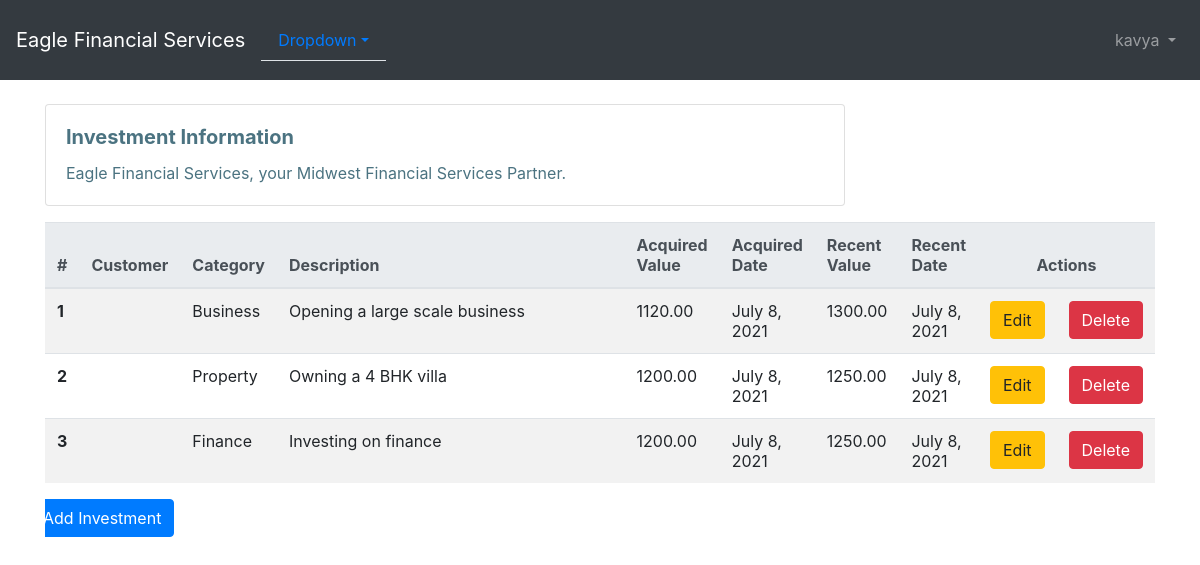
Screenshot of /investment_list/ (signed in) with the database file from the repository.
### efsusers/models.py (models this page shows, shortened)
class CustomUser(AbstractUser):
    first_name = models.CharField(max_length=20)
    last_name = models.CharField(max_length=20)
    email = models.EmailField(max_length=25)
    is_customer = models.BooleanField('customer', default=True)
    is_FinancialAdvisor = models.BooleanField('FinancialAdvisor', default=False,
                                              help_text='check it if you want to sign up as Financial Advisor')

### portfolio/models.py (models this page shows, shortened)
class Investment(models.Model):
    customer = models.ForeignKey(Customer, on_delete=models.CASCADE, related_name='investments')
    category = models.CharField(max_length=50)
    description = models.CharField(max_length=200)
    acquired_value = models.DecimalField(max_digits=10, decimal_places=2)
    acquired_date = models.DateField(default=timezone.now)
    recent_value = models.DecimalField(max_digits=10, decimal_places=2)
    recent_date = models.DateField(default=timezone.now, blank=True, null=True)

### portfolio/views.py (the view)
# urls.py: path('investment_list/', views.investment_list, name = 'investment_list'),
@login_required
def investment_list(request):
    investment = Investment.objects.all()
    return render(request, 'portfolio/investment_list.html', {'investment': investment})

### portfolio/templates/portfolio/investment_list.html (shortened to what this page needs)
{% extends 'portfolio/base.html' %}
{% block content %}
  <div class="card mb-3"style="max-width: 50rem;color:#4B7381;">
  <div class="card-body">
    <h5 class="card-title"><b>Investment Information</b></h5>
    <p class="card-text">Eagle Financial Services, your Midwest Financial Services Partner.</p>
  </div>
</div>
{% if request.user.is_superuser or request.user.is_FinancialAdvisor %}
<div  class="table-responsive text-nowrap">
  <table class="table table-striped">
    <thead class="thead-light">
      <tr>
        <th scope="col">#</th>
        <th scope="col">Customer</th>
        <th scope="col">Category</th>
        <th width="50%">Description</th>
        <th scope="col">Acquired Value</th>
        <th scope="col">Acquired Date</th>
        <th scope="col">Recent Value</th>
        <th scope="col">Recent Date</th>
        <th colspan="3" style=" text-align: center;">Actions</th>
      </tr>
    </thead>
    <tbody>
     {% for investment in investment %}
        <tr>
          <th scope="row">{{forloop.counter}}</th>
           <td>{{ investment.user }}</td>
           <td>{{ investment.category }}</td>
           <td>{{ investment.description }}</td>
           <td>{{ investment.acquired_value }}</td>
           <td>{{ investment.acquired_date }}</td>
           <td>{{ investment.recent_value }}</td>
           <td>{{ investment.recent_date }}</td>
           <td><a href="{% url 'portfolio:investment_edit' pk=investment.pk %}" class="btn btn-warning">Edit</a>
           <td><a href="{% url 'portfolio:investment_delete' pk=investment.pk %}" onclick="return confirm('Are you sure you want to delete?')" class="btn btn-danger">Delete</a>
           </td>
        </tr>
     {% endfor %}
    </tbody>
  </table>
    <div class="row">
        <a href="{% url 'portfolio:investment_new' %}"><span class="btn btn-primary">Add Investment</span></a>
    </div>
</div>
{% endif  %}
{% endblock content %}

### portfolio/templates/portfolio/base.html (shortened to what this page needs)
<html lang="en">
  <head>
    <link rel="stylesheet" href="https://stackpath.bootstrapcdn.com/bootstrap/4.1.3/css/bootstrap.min.css">
  </head>
    <body>
    <nav class="navbar navbar-expand-md navbar-dark bg-dark mb-4" style=" height: 80px;">
      <a class="navbar-brand" href="{% url 'portfolio:home' %}">Eagle Financial Services</a>
        <ul class="nav nav-tabs" id="myTab" role="tablist">
         <li class="nav-item dropdown">
              <a class="nav-link dropdown-toggle" data-toggle="dropdown" href="#" role="button" aria-haspopup="true" aria-expanded="false">Dropdown</a>
        </li>
        </ul>
      <div class="collapse navbar-collapse" id="navbarCollapse">
        {% if user.is_authenticated %}
          <ul class="navbar-nav ml-auto">
            <li class="nav-item">
              <a class="nav-link dropdown-toggle" href="#" id="userMenu"\
              data-toggle="dropdown" aria-haspopup="true" aria-expanded\
              ="false">
                {{ user.username }}
              </a>
            </li>
          </ul>
        {% endif %}
      </div>
    </nav>
    <div class="container">
      {% block content %}
      {% endblock content %}
    </div>
  </body>
</html>

### rows the page displays
CustomUser: username "kavya"
Investment: category "Business", description "Opening a large scale business", acquired_value "1120.00", acquired_date "July 8, 2021", recent_value "1300.00", recent_date "July 8, 2021"
Investment: category "Property", description "Owning a 4 BHK villa", acquired_value "1200.00", acquired_date "July 8, 2021", recent_value "1250.00", recent_date "July 8, 2021"
Investment: category "Finance", description "Investing on finance", acquired_value "1200.00", acquired_date "July 8, 2021", recent_value "1250.00", recent_date "July 8, 2021"
